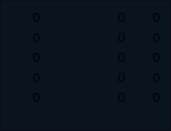
      <widget class="QFrame" name="ff1">
       <property name="geometry">
        <rect>
         <x>20</x>
         <y>30</y>
         <width>171</width>
         <height>131</height>
        </rect>
       </property>
       <property name="styleSheet">
        <string notr="true">background-color: rgb(10,20, 30);</string>
       </property>
       <property name="frameShape">
        <enum>QFrame::StyledPanel</enum>
       </property>
       <property name="frameShadow">
        <enum>QFrame::Raised</enum>
       </property>
       <widget class="QLabel" name="bq1">
        <property name="geometry">
         <rect>
          <x>10</x>
          <y>10</y>
          <width>30</width>
          <height>15</height>
         </rect>
        </property>
        <property name="font">
         <font>
          <pointsize>10</pointsize>
         </font>
        </property>
        <property name="text">
         <string>0</string>
        </property>
        <property name="alignment">
         <set>Qt::AlignRight|Qt::AlignTrailing|Qt::AlignVCenter</set>
        </property>
       </widget>
       <widget class="QLabel" name="bq2">
        <property name="geometry">
         <rect>
          <x>10</x>
          <y>30</y>
          <width>30</width>
          <height>15</height>
         </rect>
        </property>
        <property name="font">
         <font>
          <pointsize>10</pointsize>
         </font>
        </property>
        <property name="text">
         <string>0</string>
        </property>
        <property name="alignment">
         <set>Qt::AlignRight|Qt::AlignTrailing|Qt::AlignVCenter</set>
        </property>
       </widget>
       <widget class="QLabel" name="bq3">
        <property name="geometry">
         <rect>
          <x>10</x>
          <y>50</y>
          <width>30</width>
          <height>15</height>
         </rect>
        </property>
        <property name="font">
         <font>
          <pointsize>10</pointsize>
         </font>
        </property>
        <property name="text">
         <string>0</string>
        </property>
        <property name="alignment">
         <set>Qt::AlignRight|Qt::AlignTrailing|Qt::AlignVCenter</set>
        </property>
       </widget>
       <widget class="QLabel" name="bq4">
        <property name="geometry">
         <rect>
          <x>10</x>
          <y>70</y>
          <width>30</width>
          <height>15</height>
         </rect>
        </property>
        <property name="font">
         <font>
          <pointsize>10</pointsize>
         </font>
        </property>
        <property name="text">
         <string>0</string>
        </property>
        <property name="alignment">
         <set>Qt::AlignRight|Qt::AlignTrailing|Qt::AlignVCenter</set>
        </property>
       </widget>
       <widget class="QLabel" name="bq5">
        <property name="geometry">
         <rect>
          <x>10</x>
          <y>90</y>
          <width>30</width>
          <height>15</height>
         </rect>
        </property>
        <property name="font">
         <font>
          <pointsize>10</pointsize>
         </font>
        </property>
        <property name="text">
         <string>0</string>
        </property>
        <property name="alignment">
         <set>Qt::AlignRight|Qt::AlignTrailing|Qt::AlignVCenter</set>
        </property>
       </widget>
       <widget class="QLabel" name="bp3">
        <property name="geometry">
         <rect>
          <x>55</x>
          <y>50</y>
          <width>70</width>
          <height>15</height>
         </rect>
        </property>
        <property name="font">
         <font>
          <pointsize>10</pointsize>
         </font>
        </property>
        <property name="text">
         <string>0</string>
        </property>
        <property name="alignment">
         <set>Qt::AlignRight|Qt::AlignTrailing|Qt::AlignVCenter</set>
        </property>
       </widget>
       <widget class="QLabel" name="bp1">
        <property name="geometry">
         <rect>
          <x>55</x>
          <y>10</y>
          <width>70</width>
          <height>15</height>
         </rect>
        </property>
        <property name="font">
         <font>
          <pointsize>10</pointsize>
         </font>
        </property>
        <property name="text">
         <string>0</string>
        </property>
        <property name="alignment">
         <set>Qt::AlignRight|Qt::AlignTrailing|Qt::AlignVCenter</set>
        </property>
       </widget>
       <widget class="QLabel" name="bp5">
        <property name="geometry">
         <rect>
          <x>55</x>
          <y>90</y>
          <width>70</width>
          <height>15</height>
         </rect>
        </property>
        <property name="font">
         <font>
          <pointsize>10</pointsize>
         </font>
        </property>
        <property name="text">
         <string>0</string>
        </property>
        <property name="alignment">
         <set>Qt::AlignRight|Qt::AlignTrailing|Qt::AlignVCenter</set>
        </property>
       </widget>
       <widget class="QLabel" name="bp4">
        <property name="geometry">
         <rect>
          <x>55</x>
          <y>70</y>
          <width>70</width>
          <height>15</height>
         </rect>
        </property>
        <property name="font">
         <font>
          <pointsize>10</pointsize>
         </font>
        </property>
        <property name="text">
         <string>0</string>
        </property>
        <property name="alignment">
         <set>Qt::AlignRight|Qt::AlignTrailing|Qt::AlignVCenter</set>
        </property>
       </widget>
       <widget class="QLabel" name="bp2">
        <property name="geometry">
         <rect>
          <x>55</x>
          <y>30</y>
          <width>70</width>
          <height>15</height>
         </rect>
        </property>
        <property name="font">
         <font>
          <pointsize>10</pointsize>
         </font>
        </property>
        <property name="text">
         <string>0</string>
        </property>
        <property name="alignment">
         <set>Qt::AlignRight|Qt::AlignTrailing|Qt::AlignVCenter</set>
        </property>
       </widget>
       <widget class="QLabel" name="nb3">
        <property name="geometry">
         <rect>
          <x>135</x>
          <y>50</y>
          <width>25</width>
          <height>15</height>
         </rect>
        </property>
        <property name="font">
         <font>
          <pointsize>10</pointsize>
         </font>
        </property>
        <property name="text">
         <string>0</string>
        </property>
        <property name="alignment">
         <set>Qt::AlignRight|Qt::AlignTrailing|Qt::AlignVCenter</set>
        </property>
       </widget>
       <widget class="QLabel" name="nb1">
        <property name="geometry">
         <rect>
          <x>135</x>
          <y>10</y>
          <width>25</width>
          <height>15</height>
         </rect>
        </property>
        <property name="font">
         <font>
          <pointsize>10</pointsize>
         </font>
        </property>
        <property name="text">
         <string>0</string>
        </property>
        <property name="alignment">
         <set>Qt::AlignRight|Qt::AlignTrailing|Qt::AlignVCenter</set>
        </property>
       </widget>
       <widget class="QLabel" name="nb5">
        <property name="geometry">
         <rect>
          <x>135</x>
          <y>90</y>
          <width>25</width>
          <height>15</height>
         </rect>
        </property>
        <property name="font">
         <font>
          <pointsize>10</pointsize>
         </font>
        </property>
        <property name="text">
         <string>0</string>
        </property>
        <property name="alignment">
         <set>Qt::AlignRight|Qt::AlignTrailing|Qt::AlignVCenter</set>
        </property>
       </widget>
       <widget class="QLabel" name="nb4">
        <property name="geometry">
         <rect>
          <x>135</x>
          <y>70</y>
          <width>25</width>
          <height>15</height>
         </rect>
        </property>
        <property name="font">
         <font>
          <pointsize>10</pointsize>
         </font>
        </property>
        <property name="text">
         <string>0</string>
        </property>
        <property name="alignment">
         <set>Qt::AlignRight|Qt::AlignTrailing|Qt::AlignVCenter</set>
        </property>
       </widget>
       <widget class="QLabel" name="nb2">
        <property name="geometry">
         <rect>
          <x>135</x>
          <y>30</y>
          <width>25</width>
          <height>15</height>
         </rect>
        </property>
        <property name="font">
         <font>
          <pointsize>10</pointsize>
         </font>
        </property>
        <property name="text">
         <string>0</string>
        </property>
        <property name="alignment">
         <set>Qt::AlignRight|Qt::AlignTrailing|Qt::AlignVCenter</set>
        </property>
       </widget>
      </widget>
